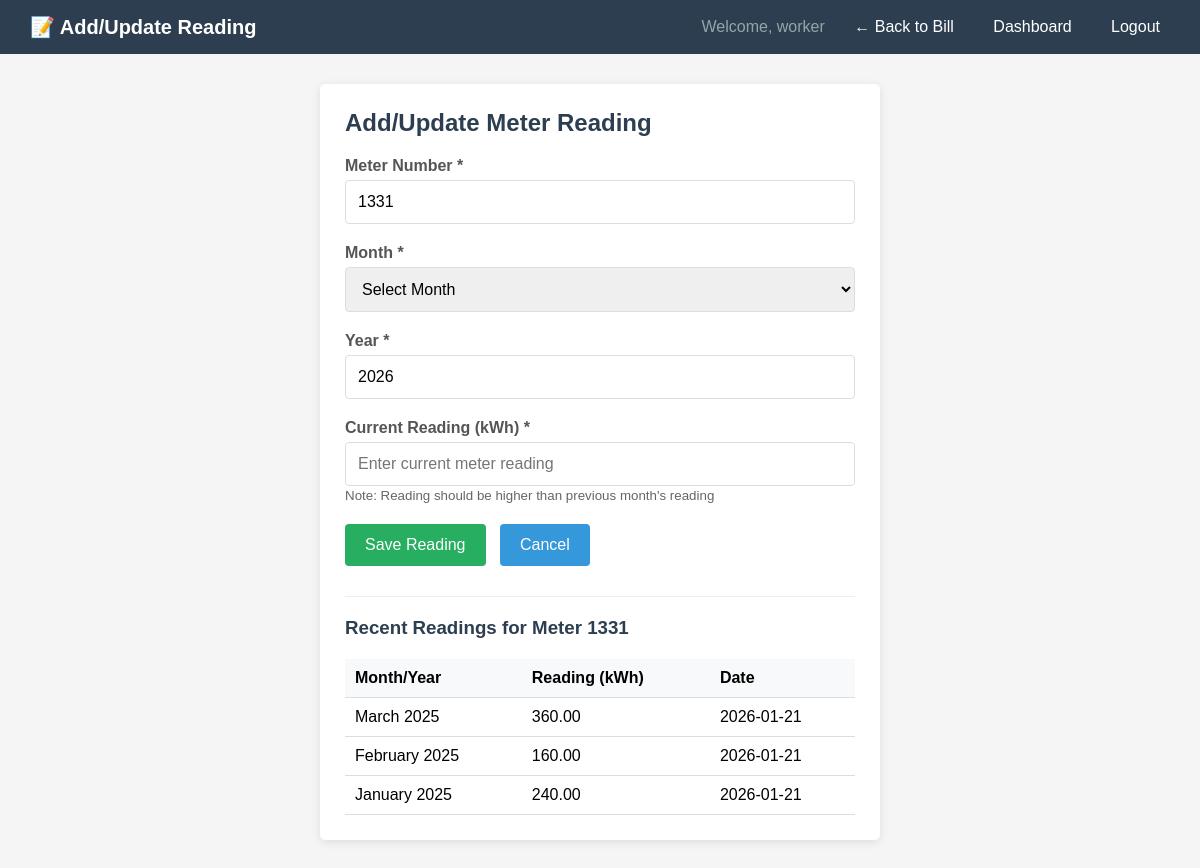
The app's page /add_reading.php?number=1331 (signed in) with its own data.
### tables this page shows
CREATE TABLE IF NOT EXISTS `readings` (
  `id` int(11) NOT NULL AUTO_INCREMENT,
  `number` int(11) DEFAULT NULL,
  `month` int(11) DEFAULT NULL,
  `year` int(11) DEFAULT NULL,
  `reading` decimal(10,2) DEFAULT NULL,
  `read_date` date DEFAULT NULL,
  PRIMARY KEY (`id`)
);

### add_reading.php (the view, shortened to what this page needs)
<?php
include "config.php";
$meter_number = $_GET['number'] ?? '';
?>
<!DOCTYPE html>
<html>
<head>
</head>
<body>
    <div class="header">
        <div class="logo">📝 Add/Update Reading</div>
        <div class="nav">
            <span style="color: #95a5a6;">Welcome, <?php echo $_SESSION['username']; ?></span>
            <a href="generate_bill.php">← Back to Bill</a>
            <?php if($_SESSION['role'] == 'admin'): ?>
                <a href="admin.php">Dashboard</a>
            <?php else: ?>
                <a href="worker.php">Dashboard</a>
            <?php endif; ?>
            <a href="logout.php">Logout</a>
        </div>
    </div>
    <div class="container">
        <div class="card">
            <h2>Add/Update Meter Reading</h2>
            <form method="POST" action="">
                <div class="form-group">
                    <label>Meter Number *</label>
                    <input type="number" name="number" value="<?php echo htmlspecialchars($meter_number); ?>" min="1000" max="99999" required>
                </div>
                <div class="form-group">
                    <label>Month *</label>
                    <select name="month" required>
                        <option value="">Select Month</option>
                    </select>
                </div>
                <div class="form-group">
                    <label>Year *</label>
                    <input type="number" name="year" value="<?php echo date('Y'); ?>" min="2020" max="2030" required>
                </div>
                <div class="form-group">
                    <label>Current Reading (kWh) *</label>
                    <input type="number" step="0.01" name="reading" min="0" required placeholder="Enter current meter reading">
                    <small style="color: #666;">Note: Reading should be higher than previous month's reading</small>
                </div>
                <button type="submit" class="btn btn-success">Save Reading</button>
                <button type="button" class="btn" onclick="window.history.back()">Cancel</button>
            </form>
            <?php if($meter_number): ?>
            <div class="reading-history">
                <h3>Recent Readings for Meter <?php echo $meter_number; ?></h3>
                <?php
                $history_sql = "SELECT * FROM readings WHERE number='$meter_number' ORDER BY year DESC, month DESC LIMIT 5";
                $history_result = mysqli_query($conn, $history_sql);
                if (mysqli_num_rows($history_result) > 0): ?>
                    <table class="history-table">
                        <thead>
                            <tr>
                                <th>Month/Year</th>
                                <th>Reading (kWh)</th>
                                <th>Date</th>
                            </tr>
                        </thead>
                        <tbody>
                            <?php while($row = mysqli_fetch_assoc($history_result)):
                                $month_name = date('F', mktime(0,0,0,$row['month'],1));
                            ?>
                            <tr>
                                <td><?php echo $month_name . ' ' . $row['year']; ?></td>
                                <td><?php echo number_format($row['reading'], 2); ?></td>
                                <td><?php echo $row['read_date']; ?></td>
                            </tr>
                            <?php endwhile; ?>
                        </tbody>
                    </table>
                <?php else: ?>
                    <p style="color: #666;">No previous readings found.</p>
                <?php endif; ?>
            </div>
            <?php endif; ?>
        </div>
    </div>
</body>
</html>

### add_reading.php (style rules this page uses)
* { margin: 0; padding: 0; box-sizing: border-box; }
body { font-family: Arial, sans-serif; background: #f5f5f5; }
.header { background: #2c3e50; color: white; padding: 15px 30px; display: flex; justify-content: space-between; align-items: center; }
.logo { font-size: 20px; font-weight: bold; }
.nav a { color: white; text-decoration: none; margin-left: 15px; padding: 5px 10px; border-radius: 3px; }
.container { max-width: 600px; margin: 30px auto; padding: 0 20px; }
.card { background: white; padding: 25px; border-radius: 5px; box-shadow: 0 2px 10px rgba(0,0,0,0.1); }
h2, h3 { color: #2c3e50; margin-bottom: 20px; }
.form-group { margin-bottom: 20px; }
label { display: block; margin-bottom: 5px; color: #555; font-weight: bold; }
input, select { width: 100%; padding: 12px; border: 1px solid #ddd; border-radius: 4px; font-size: 16px; }
.btn { background: #3498db; color: white; padding: 12px 20px; border: none; border-radius: 4px; cursor: pointer; font-size: 16px; margin-right: 10px; }
.btn-success { background: #27ae60; }
.reading-history { margin-top: 30px; padding-top: 20px; border-top: 1px solid #eee; }
.history-table { width: 100%; border-collapse: collapse; margin-top: 15px; }
.history-table th, .history-table td { padding: 10px; text-align: left; border-bottom: 1px solid #ddd; }
.history-table th { background: #f8f9fa; }

### records on screen
readings: month "March", year "2025", reading "360.00", read_date "2026-01-21"
readings: month "February", year "2025", reading "160.00", read_date "2026-01-21"
readings: month "January", year "2025", reading "240.00", read_date "2026-01-21"

### other values on screen
$_SESSION['username'] "worker"
$meter_number "1331"
